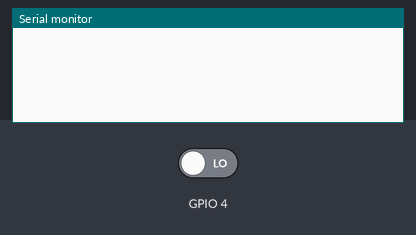
Simulated run of this sketch. Board: ESP32. Parts: the last lines printed to the serial monitor. The test bench sets the inputs (shaded band); at power-on: GPIO 4 LOW.

Above: at 1.2 s.
1.3 s: GPIO 4 driven HIGH
At 2.5 s:
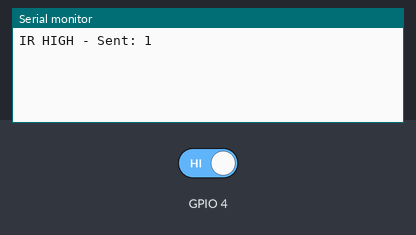
2.8 s: GPIO 4 driven LOW
At 3.6 s:
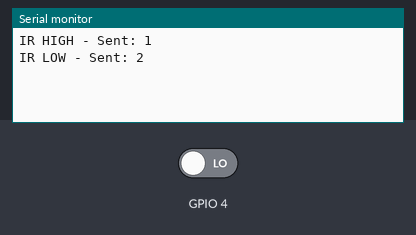

The sketch:

sketch_may19a.ino
```cpp
int lastIRState = LOW;

void setup() {
  Serial.begin(9600);
  Serial2.begin(9600, SERIAL_8N1, 16, 17);
  pinMode(4, INPUT);
}

void loop() {
  int currentIRState = digitalRead(4);

  if (currentIRState != lastIRState) {
    lastIRState = currentIRState;

    if (currentIRState == HIGH) {
      Serial2.println(1);
      Serial.println("IR HIGH - Sent: 1");
    } else {
      Serial2.println(2);
      Serial.println("IR LOW - Sent: 2");
    }

    delay(100);  // Small debounce delay
  }
}
```

Measured:
- after the input at 1.3 s, the serial monitor: prints a new line at once (image 1)
- after the input at 2.8 s, the serial monitor: prints a new line at once (image 2)
